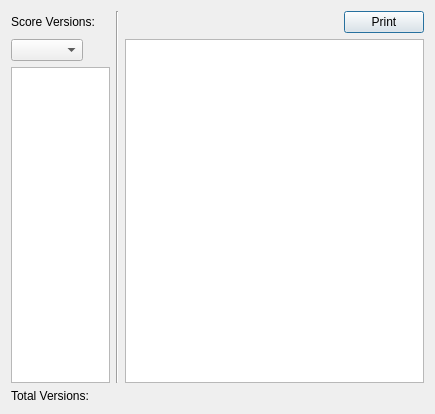
<?xml version="1.0" encoding="UTF-8"?>
<ui version="4.0">
 <class>Dialog</class>
 <widget class="QDialog" name="Dialog">
  <property name="geometry">
   <rect>
    <x>0</x>
    <y>0</y>
    <width>435</width>
    <height>414</height>
   </rect>
  </property>
  <property name="sizePolicy">
   <sizepolicy hsizetype="Preferred" vsizetype="Preferred">
    <horstretch>0</horstretch>
    <verstretch>0</verstretch>
   </sizepolicy>
  </property>
  <property name="maximumSize">
   <size>
    <width>999999</width>
    <height>16777215</height>
   </size>
  </property>
  <property name="windowTitle">
   <string>Scores</string>
  </property>
  <property name="windowIcon">
   <iconset resource="../data/scorearchiver.qrc">
    <normaloff>:/scorearchiver.png</normaloff>:/scorearchiver.png</iconset>
  </property>
  <layout class="QGridLayout" name="gridLayout">
   <item row="0" column="0">
    <widget class="QLabel" name="label">
     <property name="sizePolicy">
      <sizepolicy hsizetype="Fixed" vsizetype="Fixed">
       <horstretch>0</horstretch>
       <verstretch>0</verstretch>
      </sizepolicy>
     </property>
     <property name="text">
      <string>Score Versions:</string>
     </property>
    </widget>
   </item>
   <item row="0" column="1" rowspan="3">
    <widget class="Line" name="line">
     <property name="orientation">
      <enum>Qt::Vertical</enum>
     </property>
    </widget>
   </item>
   <item row="0" column="2">
    <spacer name="horizontalSpacer">
     <property name="orientation">
      <enum>Qt::Horizontal</enum>
     </property>
     <property name="sizeHint" stdset="0">
      <size>
       <width>204</width>
       <height>20</height>
      </size>
     </property>
    </spacer>
   </item>
   <item row="0" column="3">
    <widget class="QPushButton" name="pushButton">
     <property name="text">
      <string>Print</string>
     </property>
    </widget>
   </item>
   <item row="1" column="0">
    <widget class="QComboBox" name="comboBox">
     <property name="sizePolicy">
      <sizepolicy hsizetype="Fixed" vsizetype="Fixed">
       <horstretch>0</horstretch>
       <verstretch>0</verstretch>
      </sizepolicy>
     </property>
    </widget>
   </item>
   <item row="1" column="2" rowspan="2" colspan="2">
    <widget class="graphic" name="graphicsView"/>
   </item>
   <item row="2" column="0">
    <widget class="QListWidget" name="listWidget">
     <property name="sizePolicy">
      <sizepolicy hsizetype="Expanding" vsizetype="Expanding">
       <horstretch>0</horstretch>
       <verstretch>0</verstretch>
      </sizepolicy>
     </property>
     <property name="minimumSize">
      <size>
       <width>10</width>
       <height>0</height>
      </size>
     </property>
     <property name="maximumSize">
      <size>
       <width>99</width>
       <height>16777215</height>
      </size>
     </property>
    </widget>
   </item>
   <item row="3" column="0">
    <widget class="QLabel" name="label_2">
     <property name="text">
      <string>Total Versions:</string>
     </property>
    </widget>
   </item>
   <item row="3" column="1" colspan="3">
    <widget class="QLabel" name="label_3">
     <property name="text">
      <string/>
     </property>
    </widget>
   </item>
  </layout>
 </widget>
 <customwidgets>
  <customwidget>
   <class>graphic</class>
   <extends>QGraphicsView</extends>
   <header>graphic.h</header>
  </customwidget>
 </customwidgets>
 <resources>
  <include location="../data/scorearchiver.qrc"/>
 </resources>
 <connections/>
</ui>
